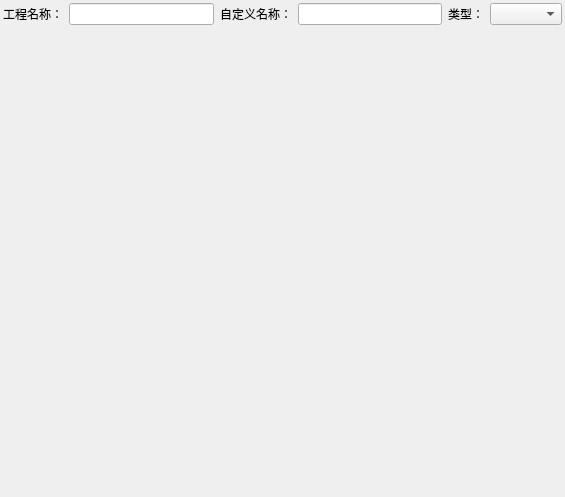
<?xml version="1.0" encoding="UTF-8"?>
<ui version="4.0">
 <class>FormPointTable</class>
 <widget class="QWidget" name="FormPointTable">
  <property name="geometry">
   <rect>
    <x>0</x>
    <y>0</y>
    <width>565</width>
    <height>497</height>
   </rect>
  </property>
  <property name="windowTitle">
   <string>Form</string>
  </property>
  <layout class="QVBoxLayout" name="verticalLayout">
   <property name="leftMargin">
    <number>3</number>
   </property>
   <property name="topMargin">
    <number>3</number>
   </property>
   <property name="rightMargin">
    <number>3</number>
   </property>
   <property name="bottomMargin">
    <number>3</number>
   </property>
   <item>
    <layout class="QHBoxLayout" name="horizontalLayout">
     <item>
      <widget class="QLabel" name="label">
       <property name="text">
        <string>工程名称：</string>
       </property>
      </widget>
     </item>
     <item>
      <widget class="QLineEdit" name="lineEdit_PrjName"/>
     </item>
     <item>
      <widget class="QLabel" name="label_3">
       <property name="text">
        <string>自定义名称：</string>
       </property>
      </widget>
     </item>
     <item>
      <widget class="QLineEdit" name="lineEdit_CustomName"/>
     </item>
     <item>
      <widget class="QLabel" name="label_2">
       <property name="text">
        <string>类型：</string>
       </property>
      </widget>
     </item>
     <item>
      <widget class="QComboBox" name="comboBox_Type"/>
     </item>
    </layout>
   </item>
   <item>
    <widget class="QStackedWidget" name="stackedWidget"/>
   </item>
  </layout>
 </widget>
 <resources/>
 <connections/>
</ui>
